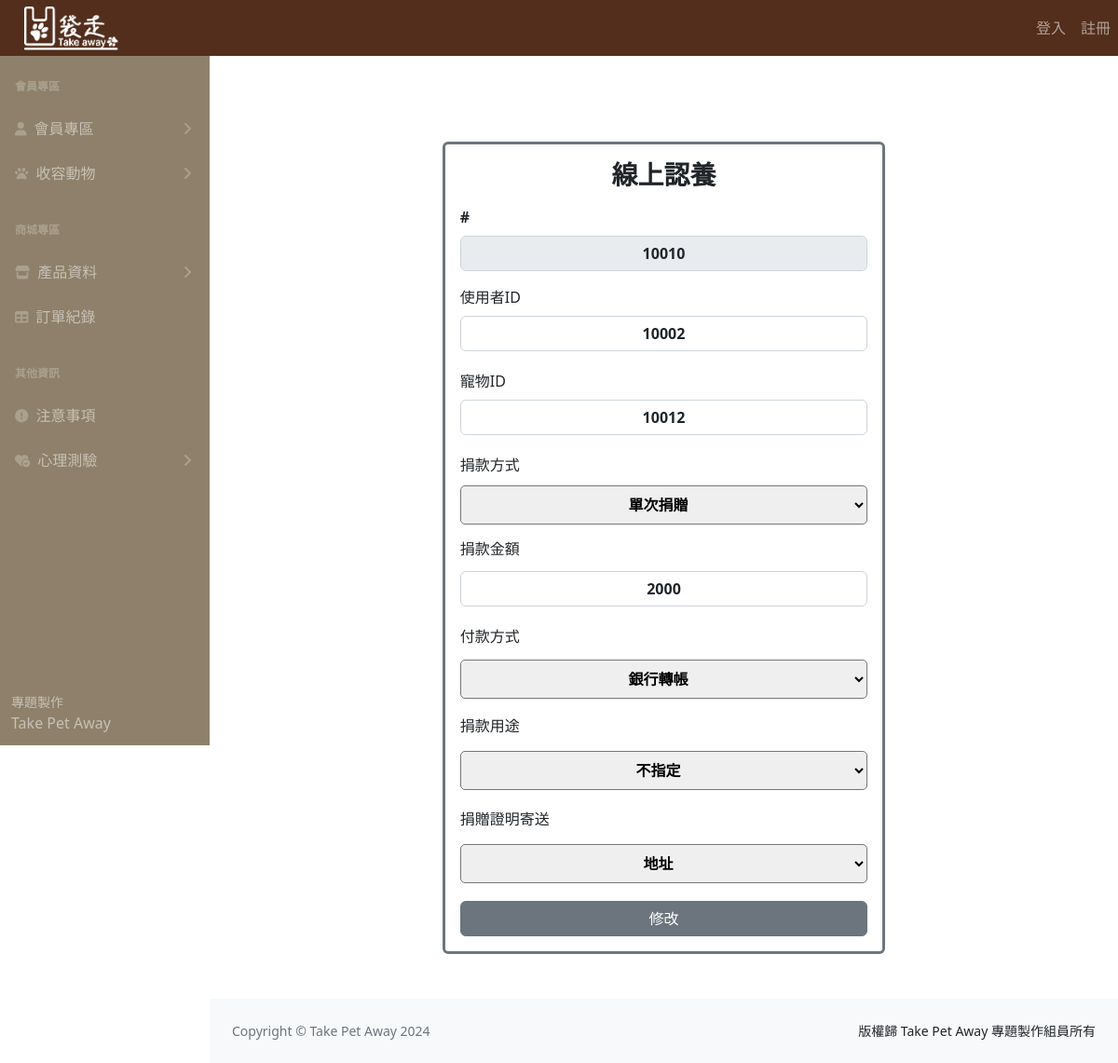
Page /adoptEdit.php?adopt_id=10010 on the earlier database version.
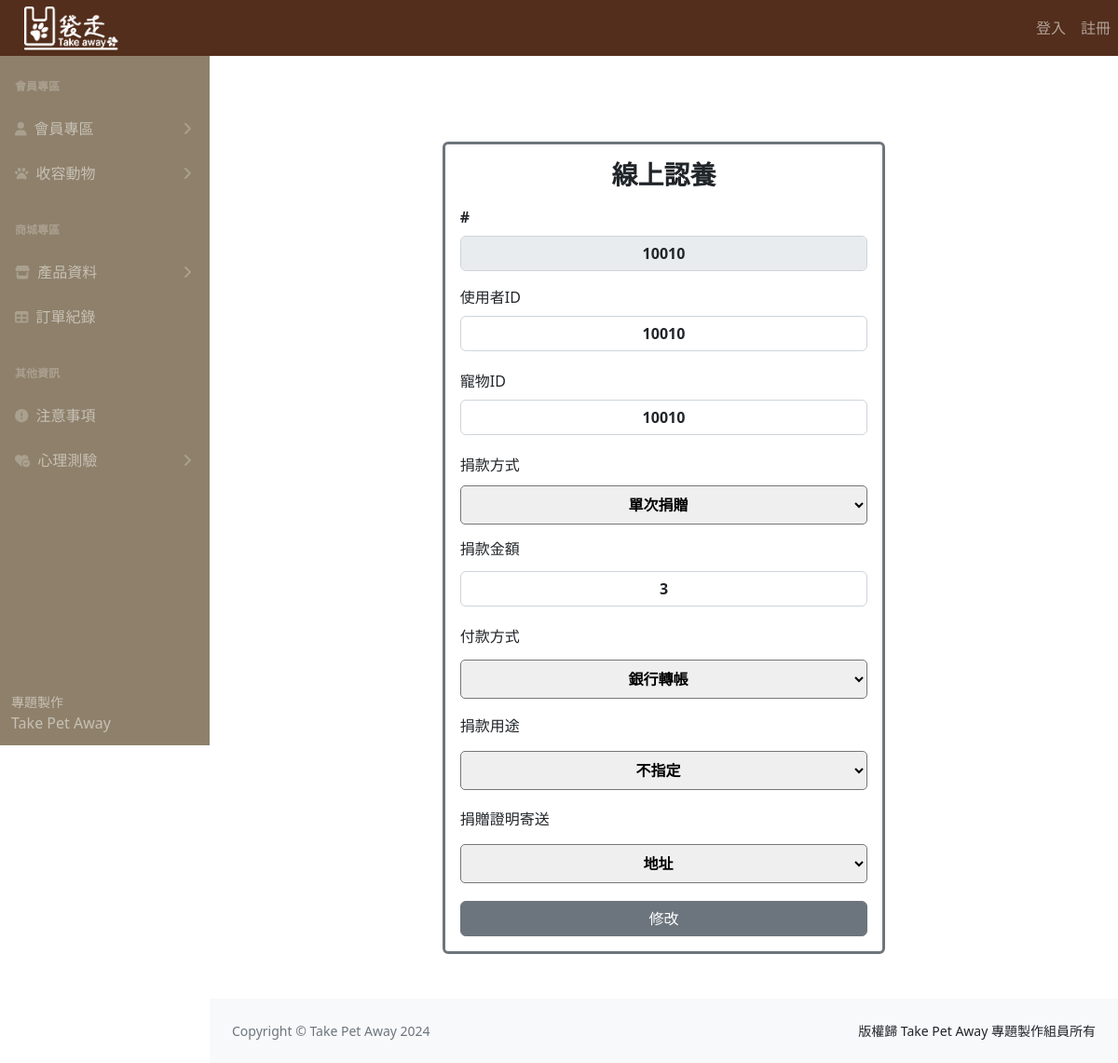
Same page on the later database version.
### tables this page shows
CREATE TABLE `online_virtual_adoption_form` (
  `adopt_id` int(11) NOT NULL,
  `pet_id` int(11) NOT NULL,
  `user_id` int(11) NOT NULL,
  `donation_method` varchar(8) NOT NULL,
  `amount` int(11) NOT NULL,
  `payment` varchar(8) NOT NULL,
  `donation` varchar(8) NOT NULL,
  `donate_address` varchar(8) NOT NULL
);

### adoptEdit.php (the view, shortened to what this page needs)
<?php
require __DIR__ . '/parts/pdo-connect.php';
$adopt_id = isset($_GET['adopt_id']) ? intval($_GET['adopt_id']) : 0;
$r = $pdo->query("SELECT * FROM online_virtual_adoption_form WHERE adopt_id= $adopt_id")->fetch();
$method = $r['donation_method'];
$payment = $r['payment'];
$donation = $r['donation'];
$address = $r['donate_address'];
?>
<?php include __DIR__ . '/parts/1_head.php' ?>
<?php include __DIR__ . '/parts/2_nav.php' ?>
<?php include __DIR__ . '/parts/3_side_nav.php' ?>
<div class="container">
  <div class="row d-flex justify-content-center mt-5">
    <div class="col-6">
      <div class="card my-5 border border-3 border-secondary">
        <div class="card-body">
          <h3 class="card-title text-center fw-bold mb-3">線上認養</h3>
          <form name="form1" onsubmit="sendData(event)" class="vstack">
            <div class="mb-3">
              <label for="name" class="form-label text-center fw-bold">#</label>
              <input type="text" class="form-control text-center fw-bold" value="<?= $r['adopt_id'] ?>" disabled>
            </div>
            <div class="mb-3">
              <label for="user_id" class="form-label">使用者ID</label>
              <input type="text" class="form-control text-center fw-bold" id="user_id" name="user_id" value="<?= $r['user_id'] ?>">
            </div>
            <div class="mb-3">
              <label for="pet_id" class="form-label">寵物ID</label>
              <input type="text" class="form-control text-center fw-bold" id="pet_id" name="pet_id" value="<?= $r['pet_id'] ?>">
            </div>
            <div class="d-flex flex-column">
              <label for="donation_method">捐款方式</label>
              <select class="py-2 text-center fw-bold" name="donation_method" id="donation_method" style="border-radius: 5px; margin: 10px 0px ">
                <option value="單次捐贈" <?php if (!empty($method) && $method == '單次捐贈')  echo 'selected = "selected"'; ?>>單次捐贈</option>
              </select>
            </div>
            <div class="mb-3">
              <label for="amount" class="form-label">捐款金額</label>
              <input type="text" class="form-control text-center fw-bold my-1" id="amount" name="amount" value="<?= $r['amount'] ?>">
            </div>
            <div class="d-flex flex-column">
              <label for="payment">付款方式</label>
              <select class="py-2 text-center fw-bold" name="payment" id="payment" style="border-radius: 5px; margin: 13px 0px ">
                <option value="銀行轉帳 <?php if (!empty($payment) && $payment == '銀行轉帳')  echo 'selected = "selected"'; ?>">銀行轉帳</option>
              </select>
            </div>
            <div class="d-flex flex-column">
              <label for="donation">捐款用途</label>
              <select class="py-2 text-center fw-bold" name="donation" id="donation" style="border-radius: 5px; margin: 15px 0px ">
                <option value="<?php if (!empty($donation) && $donation == '不指定')  echo 'selected = "selected"';  ?> 不指定">不指定</option>
              </select>
            </div>
            <div class="d-flex flex-column">
              <label for="donate_address">捐贈證明寄送</label>
              <select class="py-2 text-center fw-bold" name="donate_address" id="donate_address" style="border-radius: 5px; margin: 15px 0px ">
                <option value="<?php if (!empty($address) && $address == '地址')  echo 'selected = "selected"'; ?> 地址">地址</option>
              </select>
            </div>
            <button type="submit" class="btn btn-secondary">修改</button>
          </form>
        </div>
      </div>
    </div>
  </div>
</div>
<?php include __DIR__ . '/parts/4_footer.php' ?>
<?php include __DIR__ . '/parts/6_foot.php' ?>

Differences in the rows shown:
changed online_virtual_adoption_form "單次捐贈": user_id "10002" → "10010"; pet_id "10012" → "10010"; amount "2000" → "3"
